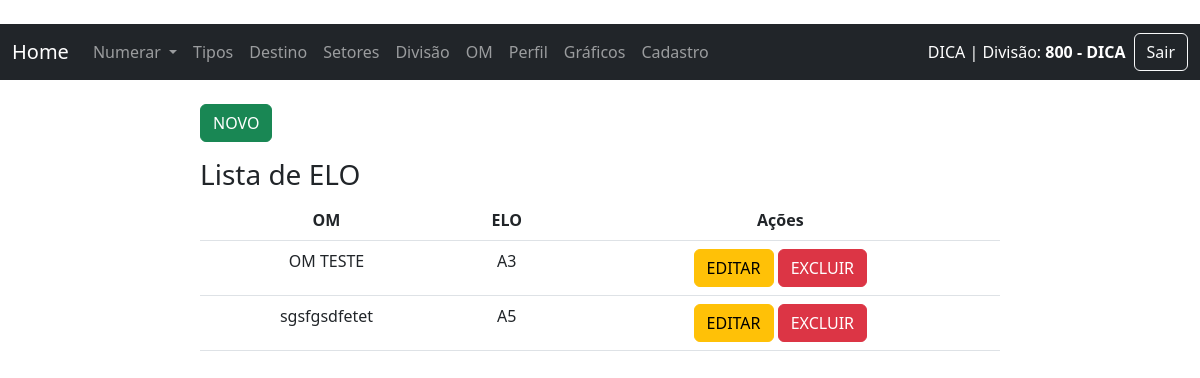
Before: /lista_destino/ (signed in) with the older database file.
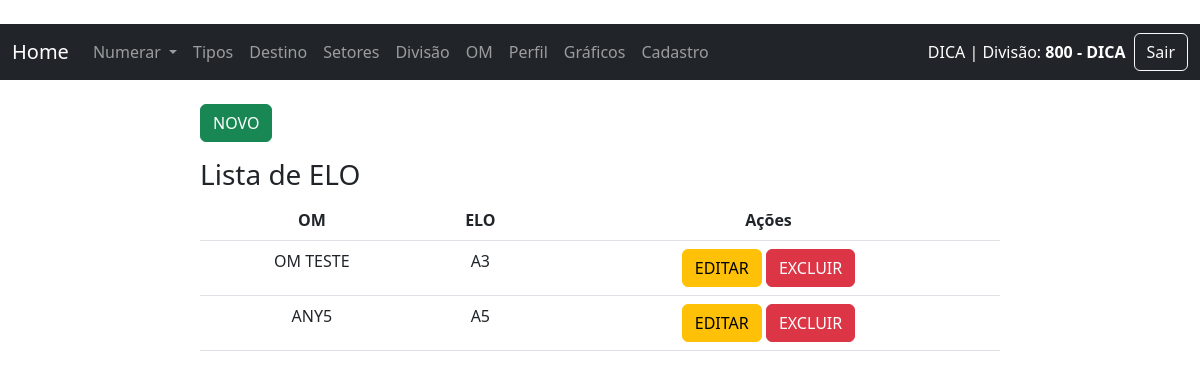
After: the same page with the newer database file.
### sn/models.py (models this page shows, shortened)
class Destino(models.Model):
    destino = models.CharField(max_length=30, verbose_name="Destino")
    fk_om = models.ForeignKey(Om, on_delete=models.PROTECT, verbose_name="OM", null=True, blank=True)
    create_at = models.DateTimeField(auto_now_add=True)
    class Meta:
        verbose_name = 'Destino'
        verbose_name_plural = 'Destinos'
        ordering = ['destino']

class Om(models.Model):
    om = models.CharField(max_length=100, verbose_name="OM")
    create_at = models.DateTimeField(auto_now_add=True)
    def __str__(self):
        return self.om
    class Meta:
        verbose_name = 'OM'
        verbose_name_plural = 'OMs'
        ordering = ['om']

### sn/views/views_destinos.py (the view)
# urls.py: path('lista_destino/', lista_destino, name="lista_destino"),
@login_required
def lista_destino(request):
    dataset = Destino.objects.all()
    context = {"dataset": dataset}
    context.update(gera_menu())  # Mescla o contexto existente com o menu
    return render(request, "sn/destino/lista_destino.html", context)

### sn/context_processors.py (called while the page is built)
def divisao_do_usuario(request):
    if request.user.is_authenticated:
        try:
            divisao = Divisao.objects.get(divisao=request.user.last_name)
            setor = Setor.objects.filter(fk_divisao=divisao).first()
            return {
                'divisao_nome': divisao.divisao,
                'setor_nome': setor.setor if setor else '---'
            }
        except Divisao.DoesNotExist:
            return {'divisao_nome': '---', 'setor_nome': '---'}
    return {}

### sn/views/views_home.py (called while the page is built)
def gera_menu():
    data_tipo = Tipo.objects.all()
    context = ({"data_tipo": data_tipo})  # Mescla o contexto existente com o novo contexto
    return context

### templates/sn/destino/lista_destino.html (shortened to what this page needs)
{% extends 'base.html' %}
{% block content %}
{% load permission_tags %}
    <div class="col-8 m-auto pt-4 pb-2">
        {% if user.is_staff %}
        <a href="{% url 'novo_destino' %}" class="btn btn-success">NOVO</a>
        {% endif %}
        <h3>Lista de ELO</h3>
        <table class="table">
            <thead class="thead-dark">
              <tr>
                <th style="text-align: center">OM</th>
                <th style="text-align: center">ELO</th>
                {% if user.is_staff %}
                <th style="text-align: center">Ações</th>
                {% endif %}
                </tr>
                </thead>
                <tbody>
    {% for data in dataset %}
    <tr>
        <td style="text-align: center">{{ data.fk_om }}</td>
        <td style="text-align: center">{{ data.destino }}</td>
        {% if user.is_staff %}
        <td style="text-align: center">
            <a href="/editar_destino/{{ data.id }}/" class="btn btn-warning">EDITAR</a>
            <a href="/delete_destino/{{ data.id }}/" class="btn btn-danger">EXCLUIR</a>
        </td>
        {% endif %}
    </tr>
    {% endfor %}
</tbody>
</table>
</div>
{% endblock %}

Changed rows visible on the page:
changed through a linked row, Destino: fk_om "sgsfgsdfetet" → "ANY5"
